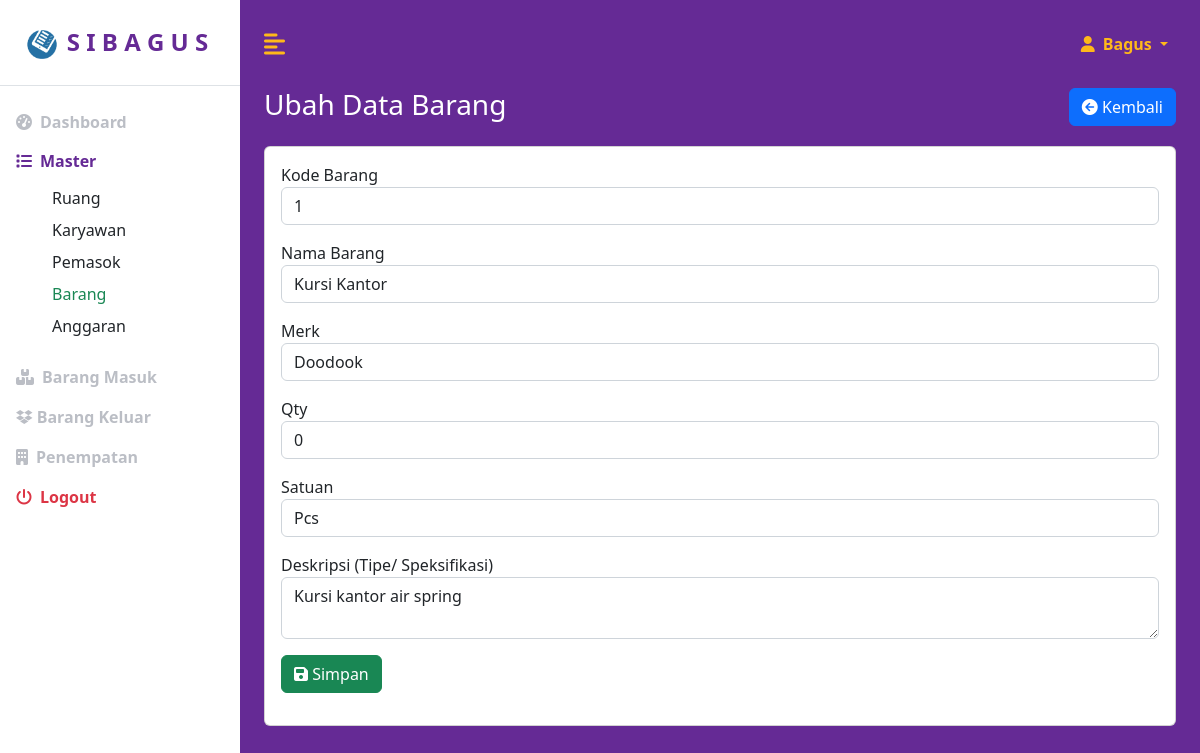
Page /index.php?page=barangubah&id=1 (signed in) on the committed database.
### tables this page shows
CREATE TABLE `barang` (
  `kode_barang` varchar(20) NOT NULL,
  `nama_barang` varchar(255) NOT NULL,
  `merk` varchar(255) NOT NULL,
  `tipe` varchar(255) NOT NULL,
  `qty` int(11) NOT NULL,
  `satuan` varchar(255) NOT NULL,
  `record` timestamp NOT NULL DEFAULT current_timestamp() ON UPDATE current_timestamp()
);

### pages/barang/barangubah.php (the view, shortened to what this page needs)
<div id="atas" class="row mb-3">
    <div class="col">
        <div class="row">
            <div class="col-md-6">
                <h3>Ubah Data Barang</h3>
            </div>
            <div class="col-md-6">
                <a href="?page=barangdata" class="btn btn-primary  float-end">
                    <i class="fa fa-arrow-circle-left"></i> Kembali
                </a>
            </div>
        </div>
    </div>
</div>
        <?php
        $id = $_GET['id'];
        $selectSQL = "SELECT * FROM barang WHERE kode_barang='$id'";
        $result = mysqli_query($koneksi, $selectSQL);
        if (!$result || mysqli_num_rows($result) == 0) {
            echo "<meta http-equiv='refresh' content='0;url=?page=barangdata'>";
        } else {
            $row = mysqli_fetch_assoc($result);
        }
        ?>
<div id="bawah" class="row">
    <div class="col">
        <div class="card px-3 py-3">
            <form action="" method="post">
                <div class="mb-3">
                    <label for="id">Kode Barang</label>
                    <input type="text" class="form-control" name="id" value="<?= $row['kode_barang'] ?>" readonly>
                </div>
                <div class="mb-3">
                    <label for="nama_barang">Nama Barang</label>
                    <input type="text" class="form-control" name="nama_barang" value="<?= $row['nama_barang'] ?>" required>
                </div>
                <div class="mb-3">
                    <label for="merk">Merk</label>
                    <input type="text" class="form-control" name="merk" value="<?= $row['merk'] ?>" required>
                </div>
                <div class="mb-3">
                    <label for="satuan">Qty</label>
                    <input type="number" class="form-control" name="qty" value="<?= $row['qty'] ?>" required>
                </div>
                <div class="mb-3">
                    <label for="satuan">Satuan</label>
                    <input type="text" class="form-control" name="satuan" value="<?= $row['satuan'] ?>" required>
                </div>
                <div class="mb-3">
                    <label for="satuan">Deskripsi (Tipe/ Speksifikasi)</label>
                    <textarea class="form-control" name="tipe" required><?= $row['tipe'] ?></textarea>
                </div>
                <div class="col mb-3">
                    <button class="btn btn-success" type="submit" name="simpan_button">
                        <i class="fas fa-save"></i>
                        Simpan
                    </button>
                </div>
            </form>
        </div>
    </div>
</div>

### assets/css/custom.css (style rules this page uses)
:root { --main-bg-color: #009d63; --main-text-color: #009d63; --second-text-color: #bbbec5; --second-bg-color: #c1efde; --ungu: rgb(101, 42, 149); --oren: rgb(255, 184, 26); --hijo: rgb(100, 164, 65); }
h3 { color: white; }
body { min-height: 100vh; min-height: -webkit-fill-available; }
html { height: -webkit-fill-available; }

### rows in the picture
barang: id "1", nama_barang "Kursi Kantor", merk "Doodook", qty "0", satuan "Pcs", tipe "Kursi kantor air spring"

### other values in the picture
$_SESSION["nama_karyawan"] "Bagus"
